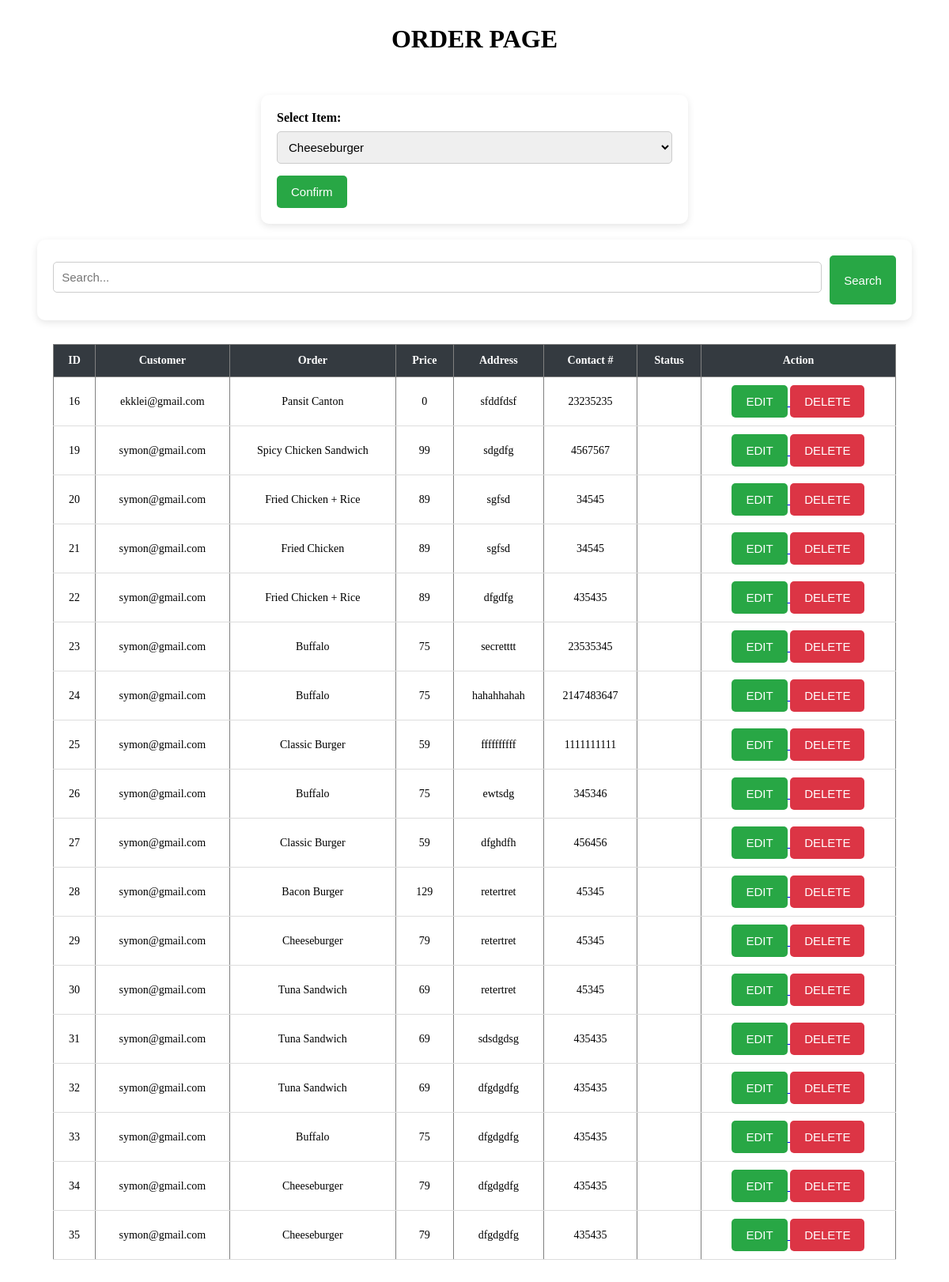
Screenshot of /public/client/home.php with the database file from the repository.
### tables this page shows
CREATE TABLE `customer` (
  `cus_id` int(11) NOT NULL,
  `cus_name` varchar(255) NOT NULL,
  `cus_order` varchar(255) NOT NULL,
  `pro_price` int(11) NOT NULL,
  `cus_address` varchar(255) NOT NULL,
  `cus_contact` int(11) NOT NULL
);

### public/client/home.php (the view, shortened to what this page needs)
<!DOCTYPE html>
<html>
<head>
</head>
<body>
<center><h1>ORDER PAGE</h1></center>
<?php
$con = mysqli_connect("localhost","root","","cravecart");
$sql = "SELECT * FROM product";
$result = mysqli_query($con,$sql);
if(mysqli_num_rows($result) > 0 ){
    $options = mysqli_fetch_all($result, MYSQLI_ASSOC);
}
?>
<form method="GET">
    <label><strong>Select Item:</strong></label>
    <select name="pro_name">
        <?php foreach ($options as $option) { ?>
            <option value="<?php echo $option['pro_name']; ?>">
                <?php echo $option['pro_name']; ?>
            </option>
        <?php } ?>
    </select>
    <button type="submit" name="confirm">Confirm</button>
</form>
<?php
$connection = mysqli_connect("localhost", "root", "", "cravecart");
$search = "";
$sql = "
SELECT * FROM customer WHERE
    cus_id LIKE '%$search%' OR
    cus_name LIKE '%$search%' OR
    cus_order LIKE '%$search%' OR
    pro_price LIKE '%$search%' OR
    cus_address LIKE '%$search%' OR
    cus_contact LIKE '%$search%'
ORDER BY cus_id ASC";
$result = mysqli_query($connection, $sql);
?>
<form method="POST" action="" class="search-box">
    <input type="text" name="search" placeholder="Search..." value="<?php echo htmlspecialchars($search); ?>">
    <button type="submit">Search</button>
</form>
<table border="1" cellpadding="11" cellspacing="1">
    <thead>
        <tr>
            <th>ID</th>
            <th>Customer</th>
            <th>Order</th>
            <th>Price</th>
            <th>Address</th>
            <th>Contact #</th>
            <th>Status</th>
            <th>Action</th>
        </tr>
    </thead>
<?php
if (mysqli_num_rows($result) > 0) {
    while ($row = mysqli_fetch_array($result)) {
        $cus_id = $row['cus_id'];
        $cus_name = $row['cus_name'];
        $cus_order = $row['cus_order'];
        $pro_price = $row['pro_price'];
        $cus_address = $row['cus_address'];
        $cus_contact = $row['cus_contact'];
        $status = $row['status'];
?>
    <tr>
        <td><?php echo $cus_id; ?></td>
        <td><?php echo $cus_name; ?></td>
        <td><?php echo $cus_order; ?></td>
        <td><?php echo $pro_price; ?></td>
        <td><?php echo $cus_address; ?></td>
        <td><?php echo $cus_contact; ?></td>
        <td><?php echo $status; ?></td>
        <td>
            <a href="update.php?u=<?php echo urlencode($cus_id); ?>">
                <button>EDIT</button>
            </a>
            <a href="delete.php?d=<?php echo urlencode($cus_id); ?>"
               onclick="return confirm('Are you sure you want to delete this record?');">
                <button class="delete-btn">DELETE</button>
            </a>
        </td>
    </tr>
<?php
    }
} else {
    echo "<tr><td colspan='7'>NO ORDER's FOUND......</td></tr>";
}
?>
</table>
</body>
</html>

### rows the page displays
customer: cus_id "16", cus_name "ekklei@gmail.com", cus_order "Pansit Canton", pro_price "0", cus_address "sfddfdsf", cus_contact "23235235"
customer: cus_id "19", cus_name "symon@gmail.com", cus_order "Spicy Chicken Sandwich", pro_price "99", cus_address "sdgdfg", cus_contact "4567567"
customer: cus_id "20", cus_name "symon@gmail.com", cus_order "Fried Chicken + Rice", pro_price "89", cus_address "sgfsd", cus_contact "34545"
customer: cus_id "21", cus_name "symon@gmail.com", cus_order "Fried Chicken", pro_price "89", cus_address "sgfsd", cus_contact "34545"
customer: cus_id "22", cus_name "symon@gmail.com", cus_order "Fried Chicken + Rice", pro_price "89", cus_address "dfgdfg", cus_contact "435435"
customer: cus_id "23", cus_name "symon@gmail.com", cus_order "Buffalo", pro_price "75", cus_address "secretttt", cus_contact "23535345"
customer: cus_id "24", cus_name "symon@gmail.com", cus_order "Buffalo", pro_price "75", cus_address "hahahhahah", cus_contact "2147483647"
customer: cus_id "25", cus_name "symon@gmail.com", cus_order "Classic Burger", pro_price "59", cus_address "ffffffffff", cus_contact "1111111111"
customer: cus_id "26", cus_name "symon@gmail.com", cus_order "Buffalo", pro_price "75", cus_address "ewtsdg", cus_contact "345346"
customer: cus_id "27", cus_name "symon@gmail.com", cus_order "Classic Burger", pro_price "59", cus_address "dfghdfh", cus_contact "456456"
customer: cus_id "28", cus_name "symon@gmail.com", cus_order "Bacon Burger", pro_price "129", cus_address "retertret", cus_contact "45345"
customer: cus_id "29", cus_name "symon@gmail.com", cus_order "Cheeseburger", pro_price "79", cus_address "retertret", cus_contact "45345"
customer: cus_id "30", cus_name "symon@gmail.com", cus_order "Tuna Sandwich", pro_price "69", cus_address "retertret", cus_contact "45345"
customer: cus_id "31", cus_name "symon@gmail.com", cus_order "Tuna Sandwich", pro_price "69", cus_address "sdsdgdsg", cus_contact "435435"
customer: cus_id "32", cus_name "symon@gmail.com", cus_order "Tuna Sandwich", pro_price "69", cus_address "dfgdgdfg", cus_contact "435435"
customer: cus_id "33", cus_name "symon@gmail.com", cus_order "Buffalo", pro_price "75", cus_address "dfgdgdfg", cus_contact "435435"
customer: cus_id "34", cus_name "symon@gmail.com", cus_order "Cheeseburger", pro_price "79", cus_address "dfgdgdfg", cus_contact "435435"
customer: cus_id "35", cus_name "symon@gmail.com", cus_order "Cheeseburger", pro_price "79", cus_address "dfgdgdfg", cus_contact "435435"

### other values shown
form field pro_name "Cheeseburger"
